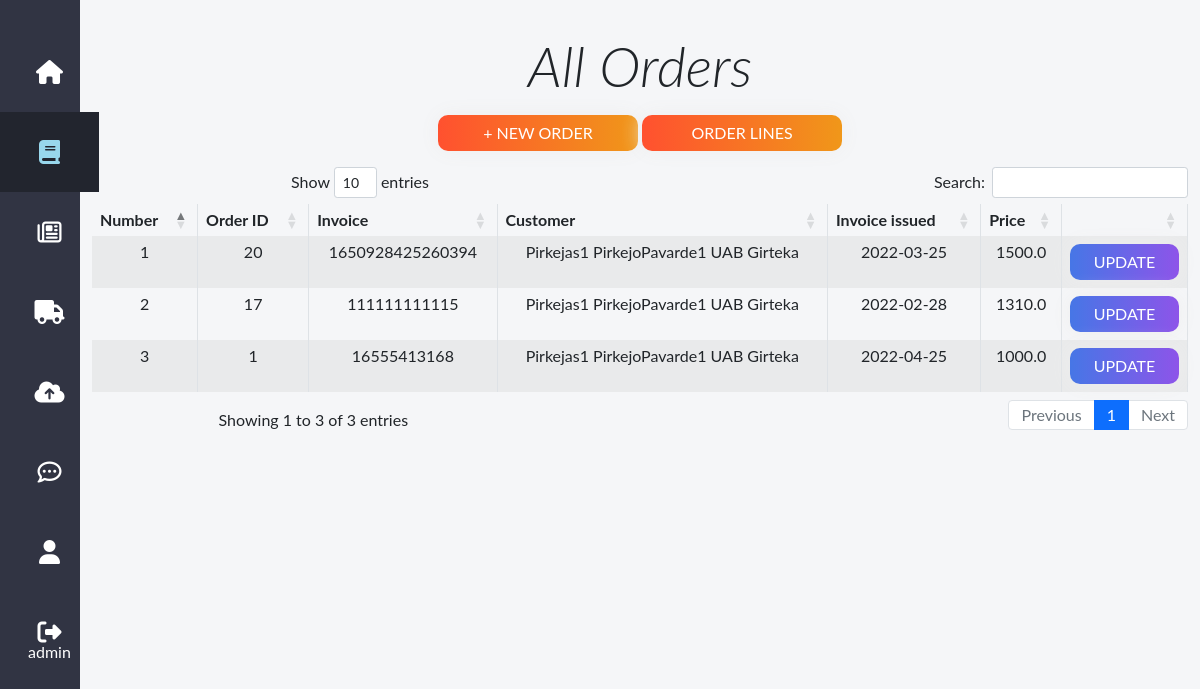
Screenshot of /orders/ (signed in) with the database file from the repository.
### transport/models.py (models this page shows, shortened)
class Order(models.Model):
    def number_default_function():
        timestamp = str(datetime.datetime.now().timestamp())
        invoice = timestamp.split(".")[0] + timestamp.split(".")[1]
        return invoice
    customer = models.ForeignKey(Customer, on_delete=models.CASCADE, blank=True, null=True)
    date_ordered = models.DateField("Invoice issued", null=True, blank=True)
    invoice = models.CharField(max_length=100, null=True, blank=True, default=number_default_function)
    @property
    def total_sum(self):
        order_lines = OrderItem.objects.filter(order_id=self.id)
        total = 0
        for line in order_lines:
            total += line.delivery_price * line.quantity
        return total
    class Meta:
        verbose_name = "Order"
        verbose_name_plural = "Orders"

class Customer(models.Model):
    name = models.CharField(max_length=200, null=True, blank=True)
    surname = models.CharField(max_length=200, null=True, blank=True)
    phone = models.IntegerField(null=True, blank=True)
    email = models.EmailField(max_length=200, null=True)
    address = models.CharField(max_length=200, null=True, blank=True)
    company = models.CharField(max_length=200, null=True, blank=True)
    class Meta:
        verbose_name = "Customer"
        verbose_name_plural = "Customers"
    def __str__(self):
        return f'{self.name}  {self.surname} {self.company}'

class OrderItem(models.Model):
    cargo = models.ForeignKey(Cargo, on_delete=models.SET_NULL, blank=True, null=True)
    order = models.ForeignKey(Order, on_delete=models.SET_NULL, blank=True, null=True)
    truck = models.ForeignKey(Truck, on_delete=models.SET_NULL, blank=True, null=True)
    trailer = models.ForeignKey(Trailer, on_delete=models.SET_NULL, blank=True, null=True)
    driver = models.ForeignKey(Driver, on_delete=models.SET_NULL, blank=True, null=True)
    delivery_address = models.ForeignKey(DeliveryAddress, on_delete=models.SET_NULL, blank=True, null=True)
    date_delivery = models.DateField("Date Delivery", null=True, blank=True)
    date_loading = models.DateField("Date Loading", null=True, blank=True)
    delivery_price = models.FloatField(null=True, blank=True)
    quantity = models.IntegerField(default=1, null=True, blank=True)
    information = models.TextField(max_length=200, null=True, blank=True)
    delivery_status = (
        ('N', "Not yet ordered"),
        ('O', "Order accepted"),
        ('C', "Carried out"),
        ('F', "Order finished"),
    )
    status = models.CharField(
        max_length=1,
        choices=delivery_status,
        blank=True,
        default='N',
        help_text="Status",
    )
    class Meta:
        verbose_name = "Order Item"
        verbose_name_plural = "Order Items"

### transport/views.py (the view)
# urls.py: path('orders/', views.OrderListView.as_view(), name='orders'),
class OrderListView(LoginRequiredMixin, ListView):
    model = Order
    context_object_name = 'orders'
    template_name = 'orders.html'
    def get_queryset(self):
        return reversed(Order.objects.all())

### transport/templates/orders.html
{% extends "base.html" %}
{% load static %}
{% block content %}
    <div class="container mb-3 mt-3">
        <p class="display-4" style="font-style:italic;">All Orders</p>
        <a class="btn btn-grad btn-create" href="{% url 'create_order' %}" style="min-width:200px;">+ New Order</a>
        <a class="btn btn-grad btn-create" href="{% url 'order_lines' %}" style="min-width:200px;"> Order Lines</a>
    </div>
    <div class="container mb-3 mt-3">
       <table class="table table-striped table-bordered myDataTable stripe " style="width:100%">
        <thead>
            <tr>
                <th>Number</th>
                <th>Order ID</th>
                <th>Invoice</th>
                <th>Customer</th>
                <th>Invoice issued</th>
                <th>Price</th>
                <th></th>
            </tr>
        </thead>
        <tbody>
            {% for order in orders  %}
            <tr>
                <td>{{ forloop.counter }} </td>
                <td>{{ order.id }} </td>
                <td>{{order.invoice}}</td>
                <td>{{order.customer}}</td>
                <td>{{order.date_ordered |date:"Y-m-d " }}</td>
                <td>{{order.total_sum }}</td>
                <td><a class="btn btn-grad mx-auto" href="{{ order.id }}" >Update</a></td>
            </tr>
            {% endfor %}
        </tbody>
    </table>
    </div>
{% endblock content %}

### transport/templates/base.html (shortened to what this page needs)
<!DOCTYPE html>
{% load static %}
<html lang="en">
<head>
    <link href="https://cdn.jsdelivr.net/npm/bootstrap@5.0.2/dist/css/bootstrap.min.css" rel="stylesheet">
	<link href="https://cdn.datatables.net/1.11.5/css/dataTables.bootstrap4.min.css"  rel="stylesheet">
    <link rel="stylesheet" type="text/css" href="{% static 'css/styles.css' %}?{% now 'U' %}">
</head>
<body>
<nav class="sidebar-navigation navbar-expand-sm" style="z-index:100;">
	<div style="text-align:center; padding:1em 0;">
	</div>
	<div class="collapse navbar-collapse" id="navbarNavDropdown">
	<ul style="padding-left: 0px;">
		<li name="home">
			<a href="{% url 'home' %}"><i class="fa fa-home"></i></a>
		</li>
		{% if user.is_authenticated %}
		<li name="orders">
			<a href="{% url 'orders' %}"><i class="fa fa-book"></i></a>
		</li>
		<li name="order_lines">
			<a href="{% url 'order_lines' %}"><i class="fa fa-newspaper-o"></i></a>
		</li>
		<li name="links">
			<a href="{% url 'links' %}"><i class="fa fa-truck"></i></a>
		</li>
		<li name="uploads">
			<a href="{% url 'uploads' %}"><i class="fa fa-cloud-upload"></i></a>
		</li>
		<li name="messages">
			<a href="{% url 'messages'%}"><i class="fa fa-commenting-o"></i></a>
		</li>
		<li name="profile">
			<a href="{% url 'profile'%}"><i class="fa fa-user"></i></a>
		</li>
		{% endif %}
		<li name="login">
			{% if user.is_authenticated %}
			<a href="{% url 'logout'%}?next=/home"><i class="fa fa-sign-out"></i></a>
			{{ user.get_username }}
			{% else %}
			<a href="{% url 'login'%}?next={{request.path}}"><i class="fa fa-sign-in"></i></a>
			<span class="tooltip">Log In</span>
			{% endif %}
		</li>
	</ul>
	</div>
    </nav>
        <div class="my-container">
            <br>
            {% block content %}
            {% endblock content %}
        </div>
</body>
</html>

### static/css/styles.css (style rules this page uses)
* { margin: 0; padding: 0; box-sizing: border-box; list-style: none; font-family: "Lato", sans-serif; line-height: 1; }
body { background-color: #f5f6f8; }
.sidebar-navigation { display: inline; position: fixed; min-height: 100vh; width: 80px; background-color: #313443; }
.sidebar-navigation ul { text-align: center; color: white; margin: 0 auto; }
.sidebar-navigation ul li { padding: 28px 28px; cursor: pointer; }
.sidebar-navigation ul li i { display: block; font-size: 24px; }
.sidebar-navigation ul li.active { background-color: #22252e; margin: 0 auto; }
.sidebar-navigation ul li.active i { color: #98d7ec; }
a { text-decoration:none; color:#fff; }
.my-container { font-family: 'Roboto', sans-serif; font-weight: 400; overflow: hidden; margin-left:80px; text-align:center; }
.btn-grad { background-image: linear-gradient(to right, #4776E6 0%, #8E54E9 51%, #4776E6 100%) }
.btn-grad { padding: 5px 15px; text-align: center; text-transform: uppercase; transition: 0.5s; background-size: 200% auto; color: white; box-shadow: 0 0 20px #eee; border-radius: 10px; display: block; }
.btn-create { background-image: linear-gradient(to right, #FF512F 0%, #F09819 51%, #FF512F 100%) }
.btn-create { max-width:150px; margin:0; text-align: center; text-transform: uppercase; transition: 0.5s; background-size: 200% auto; color: white; box-shadow: 0 0 20px #eee; border-radius: 10px; display: inline-block; }

### rows the page displays
Order: id "20", invoice "1650928425260394", customer "Pirkejas1 PirkejoPavarde1 UAB Girteka", date_ordered "2022-03-25", total_sum "1500.0"
Order: id "17", invoice "111111111115", customer "Pirkejas1 PirkejoPavarde1 UAB Girteka", date_ordered "2022-02-28", total_sum "1310.0"
Order: id "1", invoice "16555413168", customer "Pirkejas1 PirkejoPavarde1 UAB Girteka", date_ordered "2022-04-25", total_sum "1000.0"

### other values shown
{{ user.get_username }} "admin"
